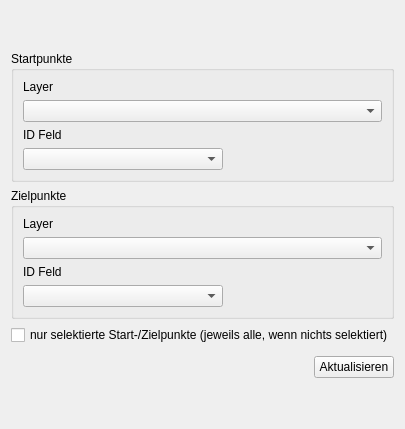
      <widget class="QWidget" name="tab_3">
       <attribute name="title">
        <string>Start/Ziel</string>
       </attribute>
       <attribute name="toolTip">
        <string>Geodaten für das Routing</string>
       </attribute>
       <layout class="QGridLayout" name="gridLayout_4">
        <item row="10" column="1">
         <widget class="QPushButton" name="refresh_layers_button">
          <property name="layoutDirection">
           <enum>Qt::LeftToRight</enum>
          </property>
          <property name="text">
           <string>Aktualisieren</string>
          </property>
         </widget>
        </item>
        <item row="1" column="0" colspan="2">
         <widget class="QGroupBox" name="groupBox">
          <property name="title">
           <string>Startpunkte</string>
          </property>
          <layout class="QGridLayout" name="gridLayout_11">
           <item row="2" column="0">
            <widget class="QLabel" name="label_9">
             <property name="text">
              <string>ID Feld</string>
             </property>
             <property name="alignment">
              <set>Qt::AlignLeading|Qt::AlignLeft|Qt::AlignVCenter</set>
             </property>
            </widget>
           </item>
           <item row="0" column="0">
            <widget class="QLabel" name="label">
             <property name="toolTipDuration">
              <number>-1</number>
             </property>
             <property name="layoutDirection">
              <enum>Qt::LeftToRight</enum>
             </property>
             <property name="text">
              <string>Layer</string>
             </property>
             <property name="alignment">
              <set>Qt::AlignLeading|Qt::AlignLeft|Qt::AlignVCenter</set>
             </property>
            </widget>
           </item>
           <item row="1" column="0" colspan="3">
            <widget class="QComboBox" name="origins_combo">
             <property name="minimumSize">
              <size>
               <width>0</width>
               <height>20</height>
              </size>
             </property>
             <property name="toolTip">
              <string>Vectorlayer mit den Koordinaten der Quellen</string>
             </property>
            </widget>
           </item>
           <item row="3" column="0">
            <widget class="QComboBox" name="origins_id_combo">
             <property name="sizePolicy">
              <sizepolicy hsizetype="Expanding" vsizetype="Fixed">
               <horstretch>0</horstretch>
               <verstretch>0</verstretch>
              </sizepolicy>
             </property>
             <property name="minimumSize">
              <size>
               <width>0</width>
               <height>20</height>
              </size>
             </property>
             <property name="maximumSize">
              <size>
               <width>200</width>
               <height>16777215</height>
              </size>
             </property>
             <property name="toolTip">
              <string>Id der Quellpunkte, wirds bei den Ergebnissen mit ausgegeben</string>
             </property>
            </widget>
           </item>
          </layout>
         </widget>
        </item>
        <item row="4" column="0" colspan="2">
         <widget class="QGroupBox" name="groupBox_2">
          <property name="title">
           <string>Zielpunkte</string>
          </property>
          <layout class="QGridLayout" name="gridLayout_12">
           <item row="3" column="0">
            <widget class="QLabel" name="label_10">
             <property name="text">
              <string>ID Feld</string>
             </property>
             <property name="alignment">
              <set>Qt::AlignLeading|Qt::AlignLeft|Qt::AlignVCenter</set>
             </property>
            </widget>
           </item>
           <item row="0" column="0">
            <widget class="QLabel" name="label_6">
             <property name="text">
              <string>Layer</string>
             </property>
            </widget>
           </item>
           <item row="4" column="0">
            <widget class="QComboBox" name="destinations_id_combo">
             <property name="sizePolicy">
              <sizepolicy hsizetype="Expanding" vsizetype="Fixed">
               <horstretch>0</horstretch>
               <verstretch>0</verstretch>
              </sizepolicy>
             </property>
             <property name="minimumSize">
              <size>
               <width>0</width>
               <height>20</height>
              </size>
             </property>
             <property name="maximumSize">
              <size>
               <width>200</width>
               <height>16777215</height>
              </size>
             </property>
             <property name="toolTip">
              <string>Ids der Zielpunkte, wird bei den Ergebnissen mit ausgegeben</string>
             </property>
            </widget>
           </item>
           <item row="2" column="0" colspan="2">
            <widget class="QComboBox" name="destinations_combo">
             <property name="minimumSize">
              <size>
               <width>0</width>
               <height>20</height>
              </size>
             </property>
             <property name="toolTip">
              <string>Vectorlayer mit den Koordinaten der Ziele</string>
             </property>
            </widget>
           </item>
          </layout>
         </widget>
        </item>
        <item row="0" column="0" colspan="2">
         <spacer name="verticalSpacer_15">
          <property name="orientation">
           <enum>Qt::Vertical</enum>
          </property>
          <property name="sizeHint" stdset="0">
           <size>
            <width>20</width>
            <height>40</height>
           </size>
          </property>
         </spacer>
        </item>
        <item row="8" column="0" colspan="2">
         <widget class="QCheckBox" name="selected_only_check">
          <property name="text">
           <string>nur selektierte Start-/Zielpunkte (jeweils alle, wenn nichts selektiert)</string>
          </property>
         </widget>
        </item>
        <item row="10" column="0">
         <spacer name="horizontalSpacer_4">
          <property name="orientation">
           <enum>Qt::Horizontal</enum>
          </property>
          <property name="sizeHint" stdset="0">
           <size>
            <width>40</width>
            <height>20</height>
           </size>
          </property>
         </spacer>
        </item>
        <item row="11" column="0" colspan="2">
         <spacer name="verticalSpacer_6">
          <property name="orientation">
           <enum>Qt::Vertical</enum>
          </property>
          <property name="sizeHint" stdset="0">
           <size>
            <width>20</width>
            <height>40</height>
           </size>
          </property>
         </spacer>
        </item>
        <item row="9" column="0" colspan="2">
         <spacer name="verticalSpacer_33">
          <property name="orientation">
           <enum>Qt::Vertical</enum>
          </property>
          <property name="sizeType">
           <enum>QSizePolicy::Fixed</enum>
          </property>
          <property name="sizeHint" stdset="0">
           <size>
            <width>20</width>
            <height>5</height>
           </size>
          </property>
         </spacer>
        </item>
       </layout>
      </widget>
